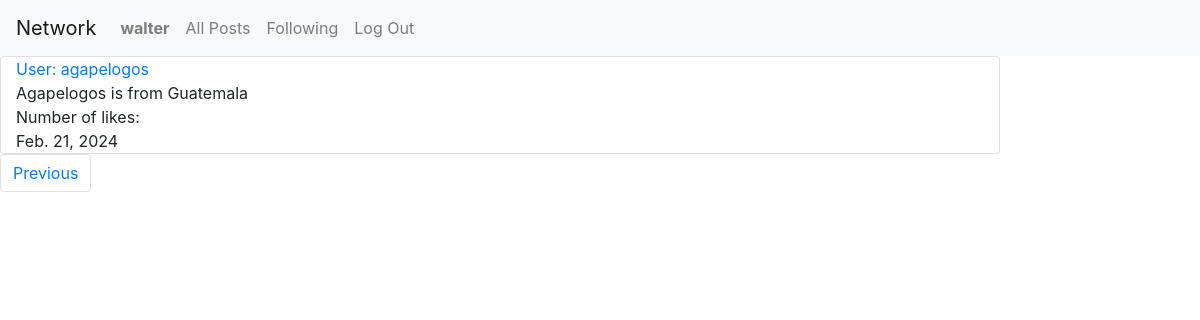
Before: /following?page=3 (signed in) with the older database file.
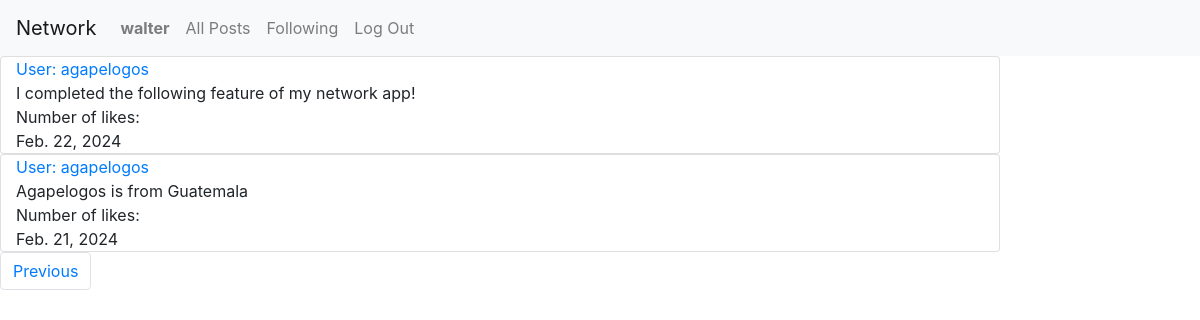
After: the same page with the newer database file.
### network/models.py (models this page shows, shortened)
class Post(models.Model):
    user = models.ForeignKey(User, on_delete=models.CASCADE, blank=True, null=True, related_name="poster")
    post = models.CharField(max_length=64)
    date = models.DateField()

class User(AbstractUser):
    pass
    def __str__(self):
        return self.username

### network/views.py (the view)
# urls.py: path("following", views.following, name="following"),
def following(request):
    if request.user.is_authenticated:
        followUsers = Follow.objects.filter(user=request.user.id)
        posts = Post.objects.all().order_by('-date')
        postPrint = []
        for user in followUsers:
            for post in posts:
                if user.user_follower == post.user:
                    postPrint.append(post)
        paginator = Paginator(postPrint, 2) #show 2 posts per page
        page_number = request.GET.get('page')
        page_obj = paginator.get_page(page_number)
        return render(request, "network/following.html", {
            "followUsers": followUsers,
            "posts": posts,
            "page_obj": page_obj,
        })
    else:
        return render(request, "network/index.html")

### network/templates/network/following.html (shortened to what this page needs)
{% extends "network/layout.html" %}
{% block body %}
{% if user.is_authenticated %}
<div class="mb-3">
        {% for post in page_obj %}
            <div class="card col-10">
                <div><a id="users" class="" href="{% url 'profile' user_id=post.user.id %}"> User: {{ post.user }}</a></div>
                <div>{{ post.post }}</div>
                <div>Number of likes: {{post.likes}}</div>
                <div>{{ post.date }}</div>
            </div>
        {% endfor %}
    <div>
        <nav aria-label="Page navigation example">
            <ul class="pagination">
                {% if page_obj.has_previous %}
                <li class="page-item"><a class="page-link" href="?page={{ page_obj.previous_page_number }}">Previous</a></li>
                {% endif %}
            </ul>
          </nav>
    </div>
</div>
{% endif %}
{% endblock %}

Changed rows visible on the page:
added Post: user "agapelogos", post "I completed the following feature of my network app!", date "Feb. 22, 2024"
